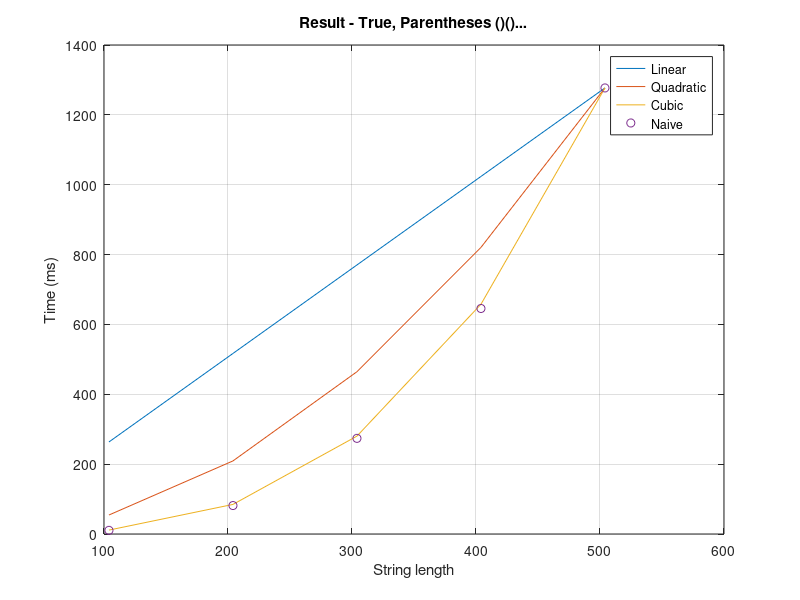

The MATLAB script that drew this image:
% Demo to show spline interpolation.
% Clean up / initialize
clear;
clc; 
close all;

fileID = fopen('result9.txt','r');
formatSpec = '%d %d %f %f %f';
sizeA = [5 Inf];

A = fscanf(fileID,formatSpec,sizeA);
A=A';
steps=      A(:,1);
%stepsNaive= A(:,2);
%resNaive=   A(:,3)*0.000001;
resTopDown= A(:,4)*0.000001;
%resBottomUp=A(:,5)*0.000001;
%resNaive=   A(:,3);
%resTopDown= A(:,4);
%resBottomUp=A(:,5);
fclose(fileID);

% Interpolate false
kx = max(steps);
k = steps == kx;
tmp = resTopDown;
k = tmp(k);
k = mean(k);

stepsize = abs(steps(2)-steps(1));
% Should be O(n)
falsexponent1 = 1;
a1 = (k)./(kx.^falsexponent1);
kx1 = min(steps);
f1 = @(x) a1.*(x.^falsexponent1);
a1 = kx1:stepsize:max(steps);
y1 = arrayfun(f1,a1);

% Should be O(n^2)
falsexponent2 = 2;
a2 = (k)./(kx.^falsexponent2);
kx2 = min(steps);
f2 = @(x) a2.*(x.^falsexponent2);
a2 = kx2:stepsize:max(steps);
y2 = arrayfun(f2,a2);

% Should be O(n^3)
falsexponent3 = 3;
a3 = (k)./(kx.^falsexponent3);
kx3 = min(steps);
f3 = @(x) a3.*(x.^falsexponent3);
a3 = kx3:stepsize:max(steps);
y3 = arrayfun(f3,a3);

% Should be O(2^n)
a4 = (k)./(2.^kx);
kx4 = min(steps);
f4 = @(x) a4.*(2.^x);
a4 = kx4:stepsize:max(steps);
y4 = arrayfun(f4,a4);

% Should be O(n*2^n)
a5 = (k)./(kx.*(2.^kx));
kx5 = min(steps);
f5 = @(x) a5.*(x.*(2.^x));
a5 = kx5:stepsize:max(steps);
y5 = arrayfun(f5,a5);


plotResult=plot(steps,y1,steps,y2,steps,y3,steps,tmp ,'o');

title('Result - True, Parentheses ()()...');
ylabel('Time (ms)');
xlabel('String length');
legend('Linear','Quadratic','Cubic','Naive');
grid on